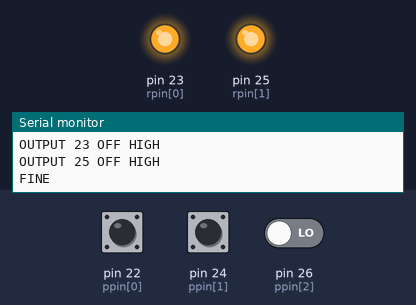
The sketch below on a simulated Arduino Mega 2560, built with avr-gcc and run on an emulated ATmega2560. Shown: output pins drawn as LEDs (lit = HIGH), the last lines printed to the serial monitor. Dashed ring = blinking. Inputs (shaded band) come from the test bench; at power-on: pin 22 (ppin[0]) LOW, pin 24 (ppin[1]) LOW, pin 26 (ppin[2]) LOW.

Above: at 1.3 s.
1.4 s: pin 22 (ppin[0]) driven HIGH
2.9 s: pin 22 (ppin[0]) driven LOW
At 4.1 s:
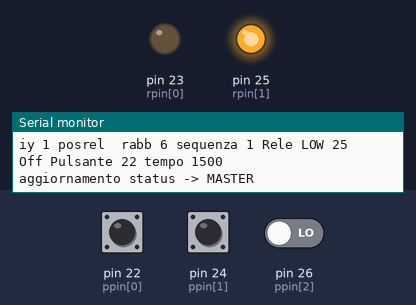
4.4 s: pin 22 (ppin[0]) pulsed HIGH 2 times (0.12 s each, 0.3 s apart)
At 6.1 s:
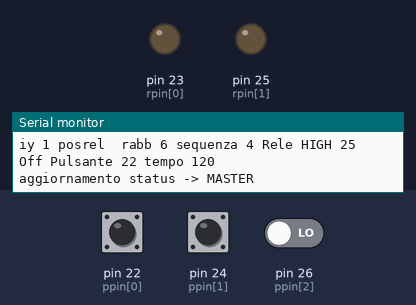
6.5 s: pin 24 (ppin[1]) pulsed HIGH 5 times (0.12 s each, 0.3 s apart)
At 7.45 s:
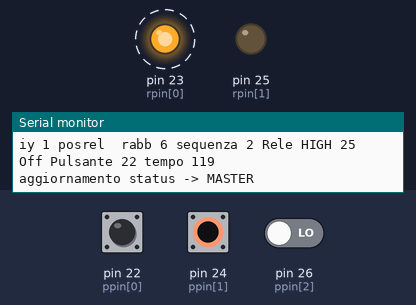
Timing chart, 0 to 9.5 s (numbered marks = the images above; inputs shaded):
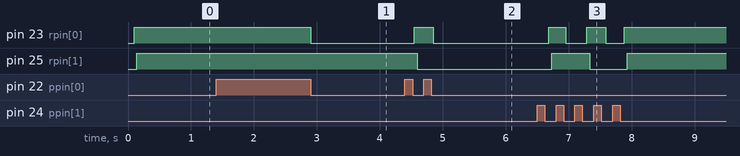

Measured:
- after the input at 2.9 s, pin 23 (rpin[0]): HIGH → LOW at once
- after the input at 4.4 s, pin 23 (rpin[0]): LOW → HIGH after 0.15 s, → LOW 0.30 s later; pin 25 (rpin[1]): HIGH → LOW after 0.20 s
- after the input at 6.5 s, pin 23 (rpin[0]): alternates HIGH for 0.28 s and LOW for 0.32 s, 5 changes in all, then stays HIGH, starting after 0.19 s; pin 25 (rpin[1]): LOW → HIGH after 0.23 s, → LOW 0.60 s later, → HIGH 0.60 s later

The sketch:

test.ino
```cpp
#define  NA  1

#define  MASTER  0 // Numero arduino master
#define  NARD  3  //Numero di arduini configurabili
#define  NPUL  20 //Numero di pulsanti/arduino configurabili
#define  NREL  20 //Numero di     rele/arduino configurabili

byte  npul[NARD]       ={ 6,  7,  5};  //Numero pulsanti arduino
// PIASTRA ARDUINO      |------ 0 --------|-------- 1 ---------|----- 2 ------|
byte  ppin[]           ={22,24,26, 0, 0, 0,22,24,26, 0, 0, 0, 0,22,24,26, 0, 0};//Numero del pin
byte  appu[]           ={ 0, 0, 0, 0, 0, 0, 0, 1, 0, 0, 0, 0, 0, 0, 0, 0, 0, 0};//piastre  abbinamento pulsanti
byte  papu[]           ={ 0, 1, 0, 0, 0, 0, 0, 1, 0, 0, 0, 0, 0, 0, 0, 0, 0, 0};//pulsanti abbinamento pulsanti
byte  sepu[]           ={ 0, 0, 0, 0, 0, 0, 4, 4, 0, 0, 0, 0, 0, 0, 0, 0, 0, 0};//sequenza massima pulsanti 1-2-4-8-16-32 etc.
byte  psta[]           ={ 0, 0, 0, 0, 0, 0, 0, 0, 0, 0, 0, 0, 0, 0, 0, 0, 0, 0};//stato attuale pulsanti
unsigned  long  spul[] ={ 0, 0, 0, 0, 0, 0, 0, 0, 0, 0, 0, 0, 0, 0, 0, 0, 0, 0};//Millisecondo inzio pressione pulsante

byte  rele[]           ={  8,  5,  6}; //Numero rele arduino
// PIASTRA ARDUINO      |--------- 0 -----------|----- 1 ------|------- 2 -------|
byte  rpin[]           ={23,25, 0, 0, 0, 0, 0, 0,23,25, 0, 0, 0,23,25, 0, 0, 0, 0};//Numero del pin
byte  roff[]           ={ 1, 1, 0, 0, 0, 0, 1, 0, 1, 1, 0, 0, 0, 1, 1, 0, 0, 0, 0};//Status off rele
byte  rsta[]           ={ 0, 0, 0, 0, 0, 0, 0, 0, 0, 0, 0, 0, 0, 0, 0, 0, 0, 0, 0};// status attuale 0 off 1 on


                 /* ogni riga rappresenta i potenziali 20 pulsanti di ogni piastra
                    i numeri corrispondono alla sequenza di accensione primo impulso 1
                    secondo 2 terzo 4 quarto  8  etc. etc.                              */
byte  rabb[NARD][NREL][NARD *NPUL] =
//pulsanti --------->1 2 3 4 5 6 7 8 9 0 1 2 3 4 5 6 7 8 9 0   Arduino 0
                    {0,0,0,0,0,0,0,0,0,0,0,0,0,0,0,0,0,0,0,0,  // rele 1
                     0,0,1,0,0,0,0,0,0,0,0,0,0,0,0,0,0,0,0,0,
                     0,0,0,0,0,0,0,0,0,0,0,0,0,0,0,0,0,0,0,0,
                     0,0,0,0,0,0,0,0,0,0,0,0,0,0,0,0,0,0,0,0,  // rele 2
                     0,0,0,0,0,0,0,0,0,0,0,0,0,0,0,0,0,0,0,0,
                     0,0,0,0,0,0,0,0,0,0,0,0,0,0,0,0,0,0,0,0,
                     0,0,0,0,0,0,0,0,0,0,0,0,0,0,0,0,0,0,0,0,  // rele 3
                     0,0,0,0,0,0,0,0,0,0,0,0,0,0,0,0,0,0,0,0,
                     0,0,0,0,0,0,0,0,0,0,0,0,0,0,0,0,0,0,0,0,
                     0,0,0,0,0,0,0,0,0,0,0,0,0,0,0,0,0,0,0,0,  // rele 4
                     0,0,0,0,0,0,0,0,0,0,0,0,0,0,0,0,0,0,0,0,
                     0,0,0,0,0,0,0,0,0,0,0,0,0,0,0,0,0,0,0,0,
                     0,0,0,0,0,0,0,0,0,0,0,0,0,0,0,0,0,0,0,0,  // rele 5
                     0,0,0,0,0,0,0,0,0,0,0,0,0,0,0,0,0,0,0,0,
                     0,0,0,0,0,0,0,0,0,0,0,0,0,0,0,0,0,0,0,0,
                     0,0,0,0,0,0,0,0,0,0,0,0,0,0,0,0,0,0,0,0,  // rele 6
                     0,0,0,0,0,0,0,0,0,0,0,0,0,0,0,0,0,0,0,0,
                     0,0,0,0,0,0,0,0,0,0,0,0,0,0,0,0,0,0,0,0,
                     0,0,0,0,0,0,0,0,0,0,0,0,0,0,0,0,0,0,0,0,  // rele 7
                     0,0,0,0,0,0,0,0,0,0,0,0,0,0,0,0,0,0,0,0,
                     0,0,0,0,0,0,0,0,0,0,0,0,0,0,0,0,0,0,0,0,
                     0,0,0,0,0,0,0,0,0,0,0,0,0,0,0,0,0,0,0,0,  // rele 8
                     0,0,0,0,0,0,0,0,0,0,0,0,0,0,0,0,0,0,0,0,
                     0,0,0,0,0,0,0,0,0,0,0,0,0,0,0,0,0,0,0,0,
                     0,0,0,0,0,0,0,0,0,0,0,0,0,0,0,0,0,0,0,0,  // rele 9
                     0,0,0,0,0,0,0,0,0,0,0,0,0,0,0,0,0,0,0,0,
                     0,0,0,0,0,0,0,0,0,0,0,0,0,0,0,0,0,0,0,0,
                     0,0,0,0,0,0,0,0,0,0,0,0,0,0,0,0,0,0,0,0,  // rele 10
                     0,0,0,0,0,0,0,0,0,0,0,0,0,0,0,0,0,0,0,0,
                     0,0,0,0,0,0,0,0,0,0,0,0,0,0,0,0,0,0,0,0,
                     0,0,0,0,0,0,0,0,0,0,0,0,0,0,0,0,0,0,0,0,  // rele 11
                     0,0,0,0,0,0,0,0,0,0,0,0,0,0,0,0,0,0,0,0,
                     0,0,0,0,0,0,0,0,0,0,0,0,0,0,0,0,0,0,0,0,
                     0,0,0,0,0,0,0,0,0,0,0,0,0,0,0,0,0,0,0,0,  // rele 12
                     0,0,0,0,0,0,0,0,0,0,0,0,0,0,0,0,0,0,0,0,
                     0,0,0,0,0,0,0,0,0,0,0,0,0,0,0,0,0,0,0,0,
                     0,0,0,0,0,0,0,0,0,0,0,0,0,0,0,0,0,0,0,0,  // rele 13
                     0,0,0,0,0,0,0,0,0,0,0,0,0,0,0,0,0,0,0,0,
                     0,0,0,0,0,0,0,0,0,0,0,0,0,0,0,0,0,0,0,0,
                     0,0,0,0,0,0,0,0,0,0,0,0,0,0,0,0,0,0,0,0,  // rele 14
                     0,0,0,0,0,0,0,0,0,0,0,0,0,0,0,0,0,0,0,0,
                     0,0,0,0,0,0,0,0,0,0,0,0,0,0,0,0,0,0,0,0,
                     0,0,0,0,0,0,0,0,0,0,0,0,0,0,0,0,0,0,0,0,  // rele 15
                     0,0,0,0,0,0,0,0,0,0,0,0,0,0,0,0,0,0,0,0,
                     0,0,0,0,0,0,0,0,0,0,0,0,0,0,0,0,0,0,0,0,
                     0,0,0,0,0,0,0,0,0,0,0,0,0,0,0,0,0,0,0,0,  // rele 16
                     0,0,0,0,0,0,0,0,0,0,0,0,0,0,0,0,0,0,0,0,
                     0,0,0,0,0,0,0,0,0,0,0,0,0,0,0,0,0,0,0,0,
                     0,0,0,0,0,0,0,0,0,0,0,0,0,0,0,0,0,0,0,0,  // rele 17
                     0,0,0,0,0,0,0,0,0,0,0,0,0,0,0,0,0,0,0,0,
                     0,0,0,0,0,0,0,0,0,0,0,0,0,0,0,0,0,0,0,0,
                     0,0,0,0,0,0,0,0,0,0,0,0,0,0,0,0,0,0,0,0,  // rele 18
                     0,0,0,0,0,0,0,0,0,0,0,0,0,0,0,0,0,0,0,0,
                     0,0,0,0,0,0,0,0,0,0,0,0,0,0,0,0,0,0,0,0,
                     0,0,0,0,0,0,0,0,0,0,0,0,0,0,0,0,0,0,0,0,  // rele 19
                     0,0,0,0,0,0,0,0,0,0,0,0,0,0,0,0,0,0,0,0,
                     0,0,0,0,0,0,0,0,0,0,0,0,0,0,0,0,0,0,0,0,
                     0,0,0,0,0,0,0,0,0,0,0,0,0,0,0,0,0,0,0,0,  // rele 20
                     0,0,0,0,0,0,0,0,0,0,0,0,0,0,0,0,0,0,0,0,
                     0,0,0,0,0,0,0,0,0,0,0,0,0,0,0,0,0,0,0,0,
//pulsanti --------->1 2 3 4 5 6 7 8 9 0 1 2 3 4 5 6 7 8 9 0   Arduino 1
                     0,0,0,0,0,0,0,0,0,0,0,0,0,0,0,0,0,0,0,0,  // rele 1
                     5,0,0,0,0,0,0,0,0,0,0,0,0,0,0,0,0,0,0,0,
                     0,0,0,0,0,0,0,0,0,0,0,0,0,0,0,0,0,0,0,0,
                     0,0,0,0,0,0,0,0,0,0,0,0,0,0,0,0,0,0,0,0,  // rele 2
                     6,0,0,0,0,0,0,0,0,0,0,0,0,0,0,0,0,0,0,0,
                     0,0,0,0,0,0,0,0,0,0,0,0,0,0,0,0,0,0,0,0,
                     0,0,0,0,0,0,0,0,0,0,0,0,0,0,0,0,0,0,0,0,  // rele 3
                     0,0,1,1,1,0,0,0,0,0,0,0,0,0,0,0,0,0,0,0,
                     0,0,0,0,0,0,0,0,0,0,0,0,0,0,0,0,0,0,0,0,
                     0,0,0,0,0,0,0,0,0,0,0,0,0,0,0,0,0,0,0,0,  // rele 4
                     0,0,1,1,1,0,0,0,0,0,0,0,0,0,0,0,0,0,0,0,
                     0,0,0,0,0,0,0,0,0,0,0,0,0,0,0,0,0,0,0,0,
                     0,0,0,0,0,0,0,0,0,0,0,0,0,0,0,0,0,0,0,0,  // rele 5
                     0,0,0,0,0,0,1,0,0,0,0,0,0,0,0,0,0,0,0,0,
                     0,0,0,0,0,0,0,0,0,0,0,0,0,0,0,0,0,0,0,0,
                     0,0,0,0,0,0,0,0,0,0,0,0,0,0,0,0,0,0,0,0,  // rele 6
                     0,0,0,0,0,0,0,0,0,0,0,0,0,0,0,0,0,0,0,0,
                     0,0,0,0,0,0,0,0,0,0,0,0,0,0,0,0,0,0,0,0,
                     0,0,0,0,0,0,0,0,0,0,0,0,0,0,0,0,0,0,0,0,  // rele 7
                     0,0,0,0,0,0,0,0,0,0,0,0,0,0,0,0,0,0,0,0,
                     0,0,0,0,0,0,0,0,0,0,0,0,0,0,0,0,0,0,0,0,
                     0,0,0,0,0,0,0,0,0,0,0,0,0,0,0,0,0,0,0,0,  // rele 8
                     0,0,0,0,0,0,0,0,0,0,0,0,0,0,0,0,0,0,0,0,
                     0,0,0,0,0,0,0,0,0,0,0,0,0,0,0,0,0,0,0,0,
                     0,0,0,0,0,0,0,0,0,0,0,0,0,0,0,0,0,0,0,0,  // rele 9
                     0,0,0,0,0,0,0,0,0,0,0,0,0,0,0,0,0,0,0,0,
                     0,0,0,0,0,0,0,0,0,0,0,0,0,0,0,0,0,0,0,0,
                     0,0,0,0,0,0,0,0,0,0,0,0,0,0,0,0,0,0,0,0,  // rele 10
                     0,0,0,0,0,0,0,0,0,0,0,0,0,0,0,0,0,0,0,0,
                     0,0,0,0,0,0,0,0,0,0,0,0,0,0,0,0,0,0,0,0,
                     0,0,0,0,0,0,0,0,0,0,0,0,0,0,0,0,0,0,0,0,  // rele 11
                     0,0,0,0,0,0,0,0,0,0,0,0,0,0,0,0,0,0,0,0,
                     0,0,0,0,0,0,0,0,0,0,0,0,0,0,0,0,0,0,0,0,
                     0,0,0,0,0,0,0,0,0,0,0,0,0,0,0,0,0,0,0,0,  // rele 12
                     0,0,0,0,0,0,0,0,0,0,0,0,0,0,0,0,0,0,0,0,
                     0,0,0,0,0,0,0,0,0,0,0,0,0,0,0,0,0,0,0,0,
                     0,0,0,0,0,0,0,0,0,0,0,0,0,0,0,0,0,0,0,0,  // rele 13
                     0,0,0,0,0,0,0,0,0,0,0,0,0,0,0,0,0,0,0,0,
                     0,0,0,0,0,0,0,0,0,0,0,0,0,0,0,0,0,0,0,0,
                     0,0,0,0,0,0,0,0,0,0,0,0,0,0,0,0,0,0,0,0,  // rele 14
                     0,0,0,0,0,0,0,0,0,0,0,0,0,0,0,0,0,0,0,0,
                     0,0,0,0,0,0,0,0,0,0,0,0,0,0,0,0,0,0,0,0,
                     0,0,0,0,0,0,0,0,0,0,0,0,0,0,0,0,0,0,0,0,  // rele 15
                     0,0,0,0,0,0,0,0,0,0,0,0,0,0,0,0,0,0,0,0,
                     0,0,0,0,0,0,0,0,0,0,0,0,0,0,0,0,0,0,0,0,
                     0,0,0,0,0,0,0,0,0,0,0,0,0,0,0,0,0,0,0,0,  // rele 16
                     0,0,0,0,0,0,0,0,0,0,0,0,0,0,0,0,0,0,0,0,
                     0,0,0,0,0,0,0,0,0,0,0,0,0,0,0,0,0,0,0,0,
                     0,0,0,0,0,0,0,0,0,0,0,0,0,0,0,0,0,0,0,0,  // rele 17
                     0,0,0,0,0,0,0,0,0,0,0,0,0,0,0,0,0,0,0,0,
                     0,0,0,0,0,0,0,0,0,0,0,0,0,0,0,0,0,0,0,0,
                     0,0,0,0,0,0,0,0,0,0,0,0,0,0,0,0,0,0,0,0,  // rele 18
                     0,0,0,0,0,0,0,0,0,0,0,0,0,0,0,0,0,0,0,0,
                     0,0,0,0,0,0,0,0,0,0,0,0,0,0,0,0,0,0,0,0,
                     0,0,0,0,0,0,0,0,0,0,0,0,0,0,0,0,0,0,0,0,  // rele 19
                     0,0,0,0,0,0,0,0,0,0,0,0,0,0,0,0,0,0,0,0,
                     0,0,0,0,0,0,0,0,0,0,0,0,0,0,0,0,0,0,0,0,
                     0,0,0,0,0,0,0,0,0,0,0,0,0,0,0,0,0,0,0,0,  // rele 20
                     0,0,0,0,0,0,0,0,0,0,0,0,0,0,0,0,0,0,0,0,
                     0,0,0,0,0,0,0,0,0,0,0,0,0,0,0,0,0,0,0,0,
//pulsanti --------->1 2 3 4 5 6 7 8 9 0 1 2 3 4 5 6 7 8 9 0   Arduino 2
                     0,0,0,0,0,0,0,0,0,0,0,0,0,0,0,0,0,0,0,0,  // rele 1
                     0,0,0,0,0,0,0,0,0,0,0,0,0,0,0,0,0,0,0,0,
                     0,0,0,0,0,0,0,0,0,0,0,0,0,0,0,0,0,0,0,0,
                     0,0,0,0,0,0,0,0,0,0,0,0,0,0,0,0,0,0,0,0,  // rele 2
                     0,0,0,0,0,0,0,0,0,0,0,0,0,0,0,0,0,0,0,0,
                     0,0,0,0,0,0,0,0,0,0,0,0,0,0,0,0,0,0,0,0,
                     0,0,0,0,0,0,0,0,0,0,0,0,0,0,0,0,0,0,0,0,  // rele 3
                     0,0,0,0,0,0,0,0,0,0,0,0,0,0,0,0,0,0,0,0,
                     0,0,0,0,0,0,0,0,0,0,0,0,0,0,0,0,0,0,0,0,
                     0,0,0,0,0,0,0,0,0,0,0,0,0,0,0,0,0,0,0,0,  // rele 4
                     0,0,0,0,0,0,0,0,0,0,0,0,0,0,0,0,0,0,0,0,
                     0,0,0,0,0,0,0,0,0,0,0,0,0,0,0,0,0,0,0,0,
                     0,0,0,0,0,0,0,0,0,0,0,0,0,0,0,0,0,0,0,0,  // rele 5
                     0,0,0,0,0,0,0,0,0,0,0,0,0,0,0,0,0,0,0,0,
                     0,0,0,0,0,0,0,0,0,0,0,0,0,0,0,0,0,0,0,0,
                     0,0,0,0,0,0,0,0,0,0,0,0,0,0,0,0,0,0,0,0,  // rele 6
                     0,0,0,0,0,0,0,0,0,0,0,0,0,0,0,0,0,0,0,0,
                     0,0,0,0,0,0,0,0,0,0,0,0,0,0,0,0,0,0,0,0,
                     0,0,0,0,0,0,0,0,0,0,0,0,0,0,0,0,0,0,0,0,  // rele 7
                     0,0,0,0,0,0,0,0,0,0,0,0,0,0,0,0,0,0,0,0,
                     0,0,0,0,0,0,0,0,0,0,0,0,0,0,0,0,0,0,0,0,
                     0,0,0,0,0,0,0,0,0,0,0,0,0,0,0,0,0,0,0,0,  // rele 8
                     0,0,0,0,0,0,0,0,0,0,0,0,0,0,0,0,0,0,0,0,
                     0,0,0,0,0,0,0,0,0,0,0,0,0,0,0,0,0,0,0,0,
                     0,0,0,0,0,0,0,0,0,0,0,0,0,0,0,0,0,0,0,0,  // rele 9
                     0,0,0,0,0,0,0,0,0,0,0,0,0,0,0,0,0,0,0,0,
                     0,0,0,0,0,0,0,0,0,0,0,0,0,0,0,0,0,0,0,0,
                     0,0,0,0,0,0,0,0,0,0,0,0,0,0,0,0,0,0,0,0,  // rele 10
                     0,0,0,0,0,0,0,0,0,0,0,0,0,0,0,0,0,0,0,0,
                     0,0,0,0,0,0,0,0,0,0,0,0,0,0,0,0,0,0,0,0,
                     0,0,0,0,0,0,0,0,0,0,0,0,0,0,0,0,0,0,0,0,  // rele 11
                     0,0,0,0,0,0,0,0,0,0,0,0,0,0,0,0,0,0,0,0,
                     0,0,0,0,0,0,0,0,0,0,0,0,0,0,0,0,0,0,0,0,
                     0,0,0,0,0,0,0,0,0,0,0,0,0,0,0,0,0,0,0,0,  // rele 12
                     0,0,0,0,0,0,0,0,0,0,0,0,0,0,0,0,0,0,0,0,
                     0,0,0,0,0,0,0,0,0,0,0,0,0,0,0,0,0,0,0,0,
                     0,0,0,0,0,0,0,0,0,0,0,0,0,0,0,0,0,0,0,0,  // rele 13
                     0,0,0,0,0,0,0,0,0,0,0,0,0,0,0,0,0,0,0,0,
                     0,0,0,0,0,0,0,0,0,0,0,0,0,0,0,0,0,0,0,0,
                     0,0,0,0,0,0,0,0,0,0,0,0,0,0,0,0,0,0,0,0,  // rele 14
                     0,0,0,0,0,0,0,0,0,0,0,0,0,0,0,0,0,0,0,0,
                     0,0,0,0,0,0,0,0,0,0,0,0,0,0,0,0,0,0,0,0,
                     0,0,0,0,0,0,0,0,0,0,0,0,0,0,0,0,0,0,0,0,  // rele 15
                     0,0,0,0,0,0,0,0,0,0,0,0,0,0,0,0,0,0,0,0,
                     0,0,0,0,0,0,0,0,0,0,0,0,0,0,0,0,0,0,0,0,
                     0,0,0,0,0,0,0,0,0,0,0,0,0,0,0,0,0,0,0,0,  // rele 16
                     0,0,0,0,0,0,0,0,0,0,0,0,0,0,0,0,0,0,0,0,
                     0,0,0,0,0,0,0,0,0,0,0,0,0,0,0,0,0,0,0,0,
                     0,0,0,0,0,0,0,0,0,0,0,0,0,0,0,0,0,0,0,0,  // rele 17
                     0,0,0,0,0,0,0,0,0,0,0,0,0,0,0,0,0,0,0,0,
                     0,0,0,0,0,0,0,0,0,0,0,0,0,0,0,0,0,0,0,0,
                     0,0,0,0,0,0,0,0,0,0,0,0,0,0,0,0,0,0,0,0,  // rele 18
                     0,0,0,0,0,0,0,0,0,0,0,0,0,0,0,0,0,0,0,0,
                     0,0,0,0,0,0,0,0,0,0,0,0,0,0,0,0,0,0,0,0,
                     0,0,0,0,0,0,0,0,0,0,0,0,0,0,0,0,0,0,0,0,  // rele 19
                     0,0,0,0,0,0,0,0,0,0,0,0,0,0,0,0,0,0,0,0,
                     0,0,0,0,0,0,0,0,0,0,0,0,0,0,0,0,0,0,0,0,
                     0,0,0,0,0,0,0,0,0,0,0,0,0,0,0,0,0,0,0,0,  // rele 20
                     0,0,0,0,0,0,0,0,0,0,0,0,0,0,0,0,0,0,0,0,
                     0,0,0,0,0,0,0,0,0,0,0,0,0,0,0,0,0,0,0,0};


byte  pulini;
byte  relini;

#define  TMIN  50   //tempo minimo pressione pulsante in millesecondi
#define  TREP  3000 //tempo reset parziale ambiente
#define  TREG  10000//tempo reset generale

char  trasmi[NARD][150];

void setup()
{
  int  iy;
  int  iz;

  for (iy =0; iy <NARD; iy++)
    *trasmi[iy] ='\0';

  Serial.begin(9600);
  delay(20);
  for (pulini =iy =0; iy <NA; pulini +=npul[iy], iy++);
  Serial.print("IX ");
  Serial.print(npul[NA]);
  Serial.print(" IZ ");
  Serial.println(pulini);
  iz =pulini;

  for (iy =iz +npul[NA]; iz <iy; iz++)
  {
    if (!ppin[iz])
      continue;
    pinMode(ppin[iz], INPUT);
    Serial.print("INPUT ");
    Serial.println(ppin[iz]);
    delay(20);
  }

  for (iy =iz =0; iy <NA; iz +=rele[iy], iy++);
  relini =iz;
  Serial.begin(9600);
  for (iy =iz +rele[NA]; iz <iy; iz++)
  {
    if (!rpin[iz])
      continue;
    pinMode(rpin[iz], OUTPUT);
    Serial.print("OUTPUT ");
    Serial.print(rpin[iz]);
    delay(20);
    digitalWrite(rpin[iz], (!roff[iz] ? LOW : HIGH));
    Serial.print(" OFF ");
    Serial.println((!roff[iz] ? "LOW" : "HIGH"));
    delay(20);
  }
  Serial.println("FINE");
}

void loop()
{
  int  pulsa;
  int  ix;
    int  variazioni =0;

  for(pulsa =0; pulsa <npul[NA]; pulsa++)
  {
    int  pulsante =pulini +pulsa;
    int  pulstat;

    if  (!ppin[pulsante])
      continue;

    pulstat =digitalRead(ppin[pulsante]);
    if (pulstat)
    {
      if (!spul[pulsante])
      {
        spul[pulsante] =millis();
        Serial.print("ON Pulsante ");
        Serial.println(ppin[pulsante]);
      }
    }
    else  if (spul[pulsante])
    {
      unsigned  long  diff =(millis() -spul[pulsante]);

      spul[pulsante] =0;

      if (diff >TMIN  && diff <TREP)
      {
        int  esegui =1;

        Serial.print("Tempo normale ");
        Serial.print("Pulsante ");
        Serial.print(pulsante);
        Serial.print(" papu ");
        Serial.println(papu[pulsante]);
        if (papu[pulsante])
        {
          if (appu[pulsante] ==NA)
          {
            Serial.print("Pulsante prima ");
            Serial.print(ppin[pulsante]);
            psta[pulsante] =0;
            pulsante =(pulini +papu[pulsante] -1);
            Serial.print(" Pulsante dopo ");
            Serial.println(ppin[pulsante]);
          }
          else
          {
            char  mess[10];

            esegui =0;
            sprintf(mess, "p,%02d", papu[pulsante]);
            strcpy(&trasmi[(appu[pulsante])][(strlen(trasmi[(appu[pulsante])]))], mess);
            Serial.print("Stack da trasferire ");
            Serial.println(mess);
          }
        }
        if (esegui)
        {
          int  posrel =((pulsante -pulini) +(NA *NPUL));  // posizione del pulsante relativa.
          int  sequenza;
          int  iy;

          if (!psta[pulsante])
            psta[pulsante] =1;
          else
          {
            psta[pulsante] =(psta[pulsante] <<1);
            Serial.print(" Dopo shift ");
            Serial.println(psta[pulsante]);
            if (psta[pulsante] >sepu[pulsante])
              psta[pulsante] =0;
            Serial.print(" Dopo sequ ");
            Serial.println(psta[pulsante]);
          }
          sequenza =psta[pulsante];
          for (ix =0; ix <NARD; ix++)
          for (iy =0; iy <NREL; iy++)
          {
            if (!rabb[ix][iy][posrel])
              continue;

            Serial.print("iy ");
            Serial.print(iy);
            Serial.print(" posrel ");
            Serial.print(" rabb ");
            Serial.print(rabb[ix][iy][posrel]);
            Serial.print(" sequenza ");
            Serial.print(sequenza);

            if (rabb[ix][iy][posrel] & sequenza)
            {
              if (ix ==NA)
              {
                int  nrel =rpin[(iy +relini)];
                digitalWrite(nrel, (roff[(iy +relini)] ? LOW : HIGH));
                rsta[(iy +relini)] =1;
                variazioni++;
                Serial.print(" Rele HIGH ");
                Serial.println(nrel);
              }
              else
              {
                char  mess[10];

                sprintf(mess, "r,%02d, 1", ix);
                strcpy(&trasmi[ix][(strlen(trasmi[ix]))], mess);
                Serial.print("Stack da trasferire ");
                Serial.println(mess);
              }
            }
            else
            {
              if (ix ==NA)
              {
                int  nrel =rpin[(iy +relini)];
                digitalWrite(nrel, (!roff[(iy +relini)] ? LOW : HIGH));
                rsta[(iy +relini)] =0;
                Serial.print(" Rele LOW ");
                variazioni++;
                Serial.println(nrel);
              }
              else
              {
                char  mess[10];

                sprintf(mess, "r,%02d, 0", ix);
                strcpy(&trasmi[ix][(strlen(trasmi[ix]))], mess);
                Serial.print("Stack da trasferire ");
                Serial.println(mess);
              }
            }
          }
        }
      }
      else  if (diff >=TREP && diff <TREG)
      {
        Serial.print("Reset parziale ");
      }
      else  if (diff >=TREG)
      {
        Serial.print("Reset generale ");
      }
      Serial.print("Off Pulsante ");
      Serial.print(ppin[pulsante]);
      Serial.print(" tempo ");
      Serial.println(diff);
    }
    delay(1);
  }
  for (ix =0; ix <NARD; ix++)
  {
    if (*trasmi[ix])
	esegui_trasf(ix);
  }
  if (NA !=MASTER && variazioni)
    aggiorna_status_rele();
}

void esegui_trasf(int  ix)
{
   Serial.print("Buffer da trasferire ");
   Serial.print(ix);
   Serial.print(" - ");
   Serial.println(trasmi[ix]);
   *trasmi[ix] ='\0';
}

void aggiorna_status_rele()
{
  Serial.println("aggiornamento status -> MASTER");
}
```
